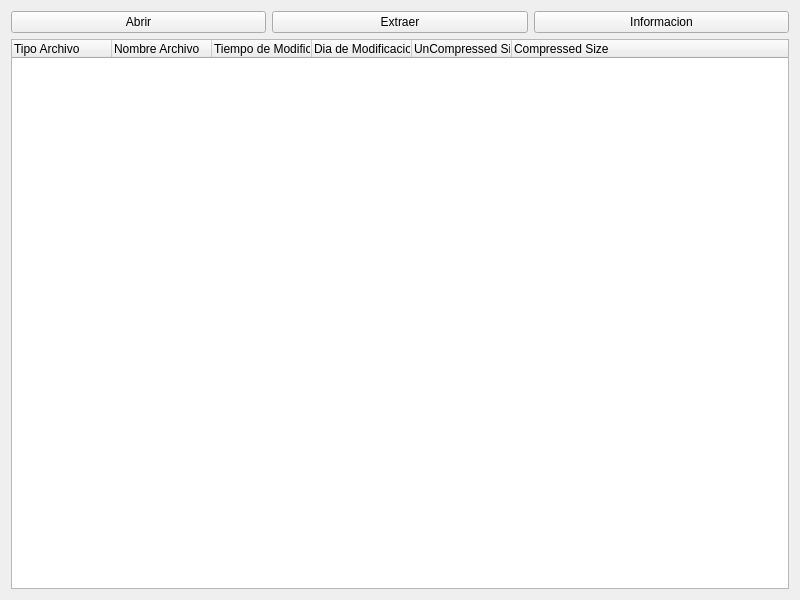
<?xml version="1.0" encoding="UTF-8"?>
<ui version="4.0">
 <class>Widget</class>
 <widget class="QWidget" name="Widget">
  <property name="geometry">
   <rect>
    <x>0</x>
    <y>0</y>
    <width>800</width>
    <height>600</height>
   </rect>
  </property>
  <property name="windowTitle">
   <string>Widget</string>
  </property>
  <layout class="QGridLayout" name="gridLayout">
   <item row="0" column="0">
    <widget class="QPushButton" name="pushButton">
     <property name="text">
      <string>Abrir</string>
     </property>
    </widget>
   </item>
   <item row="0" column="1">
    <widget class="QPushButton" name="pushButton_2">
     <property name="text">
      <string>Extraer</string>
     </property>
    </widget>
   </item>
   <item row="0" column="2">
    <widget class="QPushButton" name="pushButton_3">
     <property name="text">
      <string>Informacion</string>
     </property>
    </widget>
   </item>
   <item row="2" column="0" colspan="3">
    <widget class="QTreeWidget" name="treeWidget">
     <property name="lineWidth">
      <number>1</number>
     </property>
     <property name="editTriggers">
      <set>QAbstractItemView::NoEditTriggers</set>
     </property>
     <property name="columnCount">
      <number>6</number>
     </property>
     <column>
      <property name="text">
       <string>Tipo Archivo</string>
      </property>
     </column>
     <column>
      <property name="text">
       <string>Nombre Archivo</string>
      </property>
     </column>
     <column>
      <property name="text">
       <string>Tiempo de Modificacion</string>
      </property>
     </column>
     <column>
      <property name="text">
       <string>Dia de Modificacion</string>
      </property>
     </column>
     <column>
      <property name="text">
       <string>UnCompressed Size</string>
      </property>
     </column>
     <column>
      <property name="text">
       <string>Compressed Size</string>
      </property>
     </column>
    </widget>
   </item>
  </layout>
 </widget>
 <resources/>
 <connections/>
</ui>
